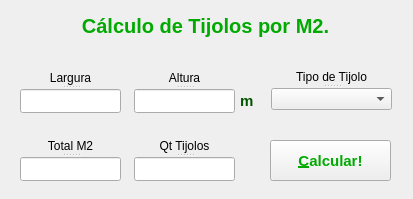
<?xml version="1.0" encoding="UTF-8"?>
<ui version="4.0">
 <class>Form</class>
 <widget class="QWidget" name="Form">
  <property name="geometry">
   <rect>
    <x>0</x>
    <y>0</y>
    <width>413</width>
    <height>199</height>
   </rect>
  </property>
  <property name="windowTitle">
   <string>*** Tijolos por M2 ***</string>
  </property>
  <widget class="QLabel" name="label">
   <property name="geometry">
    <rect>
     <x>70</x>
     <y>10</y>
     <width>271</width>
     <height>31</height>
    </rect>
   </property>
   <property name="font">
    <font>
     <pointsize>15</pointsize>
     <weight>75</weight>
     <bold>true</bold>
    </font>
   </property>
   <property name="styleSheet">
    <string notr="true">color: rgb(0, 170, 0);</string>
   </property>
   <property name="text">
    <string>Cálculo de Tijolos por M2.</string>
   </property>
   <property name="alignment">
    <set>Qt::AlignCenter</set>
   </property>
  </widget>
  <widget class="QLabel" name="label_5">
   <property name="geometry">
    <rect>
     <x>240</x>
     <y>90</y>
     <width>18</width>
     <height>22</height>
    </rect>
   </property>
   <property name="font">
    <font>
     <pointsize>11</pointsize>
     <weight>75</weight>
     <bold>true</bold>
    </font>
   </property>
   <property name="styleSheet">
    <string notr="true">color: rgb(0, 85, 0);</string>
   </property>
   <property name="text">
    <string>m</string>
   </property>
  </widget>
  <widget class="QPushButton" name="pb_calcular">
   <property name="geometry">
    <rect>
     <x>270</x>
     <y>140</y>
     <width>121</width>
     <height>41</height>
    </rect>
   </property>
   <property name="font">
    <font>
     <pointsize>11</pointsize>
     <weight>75</weight>
     <bold>true</bold>
    </font>
   </property>
   <property name="styleSheet">
    <string notr="true">color: rgb(0, 170, 0);</string>
   </property>
   <property name="text">
    <string>&amp;Calcular!</string>
   </property>
  </widget>
  <widget class="QSplitter" name="splitter_3">
   <property name="geometry">
    <rect>
     <x>271</x>
     <y>70</y>
     <width>121</width>
     <height>40</height>
    </rect>
   </property>
   <property name="orientation">
    <enum>Qt::Vertical</enum>
   </property>
   <widget class="QLabel" name="label_4">
    <property name="font">
     <font>
      <pointsize>9</pointsize>
     </font>
    </property>
    <property name="text">
     <string>&lt;html&gt;&lt;head/&gt;&lt;body&gt;&lt;p&gt;Tipo de Tijolo&lt;/p&gt;&lt;/body&gt;&lt;/html&gt;</string>
    </property>
    <property name="alignment">
     <set>Qt::AlignCenter</set>
    </property>
   </widget>
   <widget class="QComboBox" name="cb_tijolos">
    <item>
     <property name="text">
      <string/>
     </property>
    </item>
    <item>
     <property name="text">
      <string>6 furos</string>
     </property>
    </item>
    <item>
     <property name="text">
      <string>8 furos</string>
     </property>
    </item>
    <item>
     <property name="text">
      <string>9 furos</string>
     </property>
    </item>
   </widget>
  </widget>
  <widget class="QSplitter" name="splitter_4">
   <property name="geometry">
    <rect>
     <x>134</x>
     <y>138</y>
     <width>101</width>
     <height>43</height>
    </rect>
   </property>
   <property name="orientation">
    <enum>Qt::Vertical</enum>
   </property>
   <widget class="QLabel" name="label_7">
    <property name="font">
     <font>
      <pointsize>9</pointsize>
     </font>
    </property>
    <property name="text">
     <string>Qt Tijolos</string>
    </property>
    <property name="alignment">
     <set>Qt::AlignCenter</set>
    </property>
   </widget>
   <widget class="QLineEdit" name="ln_qt_tijolos">
    <property name="enabled">
     <bool>true</bool>
    </property>
    <property name="font">
     <font>
      <weight>75</weight>
      <bold>true</bold>
     </font>
    </property>
    <property name="styleSheet">
     <string notr="true">color: rgb(0, 170, 0);</string>
    </property>
    <property name="alignment">
     <set>Qt::AlignCenter</set>
    </property>
   </widget>
  </widget>
  <widget class="QSplitter" name="splitter_2">
   <property name="geometry">
    <rect>
     <x>20</x>
     <y>138</y>
     <width>101</width>
     <height>43</height>
    </rect>
   </property>
   <property name="orientation">
    <enum>Qt::Vertical</enum>
   </property>
   <widget class="QLabel" name="label_6">
    <property name="font">
     <font>
      <pointsize>9</pointsize>
     </font>
    </property>
    <property name="text">
     <string>Total M2</string>
    </property>
    <property name="alignment">
     <set>Qt::AlignCenter</set>
    </property>
   </widget>
   <widget class="QLineEdit" name="ln_total_m2">
    <property name="font">
     <font>
      <weight>75</weight>
      <bold>true</bold>
     </font>
    </property>
    <property name="styleSheet">
     <string notr="true">color: rgb(0, 170, 0);</string>
    </property>
    <property name="alignment">
     <set>Qt::AlignCenter</set>
    </property>
   </widget>
  </widget>
  <widget class="QSplitter" name="splitter">
   <property name="geometry">
    <rect>
     <x>134</x>
     <y>70</y>
     <width>101</width>
     <height>43</height>
    </rect>
   </property>
   <property name="orientation">
    <enum>Qt::Vertical</enum>
   </property>
   <widget class="QLabel" name="label_3">
    <property name="font">
     <font>
      <pointsize>9</pointsize>
      <italic>false</italic>
     </font>
    </property>
    <property name="text">
     <string>Altura</string>
    </property>
    <property name="alignment">
     <set>Qt::AlignCenter</set>
    </property>
   </widget>
   <widget class="QLineEdit" name="ln_altura">
    <property name="alignment">
     <set>Qt::AlignCenter</set>
    </property>
   </widget>
  </widget>
  <widget class="QSplitter" name="splitter_5">
   <property name="geometry">
    <rect>
     <x>20</x>
     <y>70</y>
     <width>101</width>
     <height>43</height>
    </rect>
   </property>
   <property name="orientation">
    <enum>Qt::Vertical</enum>
   </property>
   <widget class="QLabel" name="label_2">
    <property name="font">
     <font>
      <pointsize>9</pointsize>
      <italic>false</italic>
     </font>
    </property>
    <property name="text">
     <string>Largura</string>
    </property>
    <property name="alignment">
     <set>Qt::AlignCenter</set>
    </property>
   </widget>
   <widget class="QLineEdit" name="ln_largura">
    <property name="styleSheet">
     <string notr="true"/>
    </property>
    <property name="alignment">
     <set>Qt::AlignCenter</set>
    </property>
   </widget>
  </widget>
 </widget>
 <tabstops>
  <tabstop>ln_largura</tabstop>
  <tabstop>ln_altura</tabstop>
  <tabstop>cb_tijolos</tabstop>
  <tabstop>pb_calcular</tabstop>
  <tabstop>ln_total_m2</tabstop>
  <tabstop>ln_qt_tijolos</tabstop>
 </tabstops>
 <resources/>
 <connections/>
</ui>
